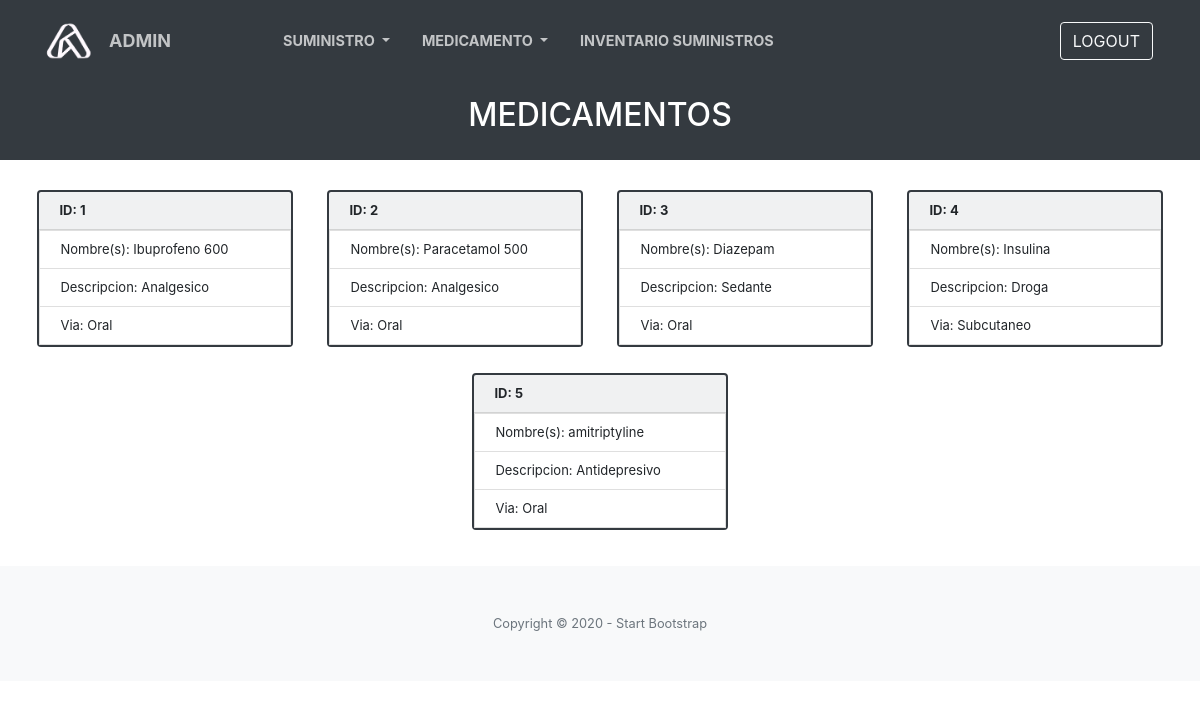
The page /ver_medicina.php on the database its author committed.
### tables this page shows
create table Medicina(
ID smallint not null auto_increment,
Nombre char(30) not null,
Descripcion char(30),
Via char(20),
Existencia smallint not null,
primary key (ID)
);

### public_html/ver_medicina.php (the view, shortened to what this page needs)
<?php
include('db.php');
?>
<!DOCTYPE html>
<html lang="en">
<head>
    <link rel="stylesheet" href="css/style.css">
    <link href="css/styles.css" rel="stylesheet" />
</head>
<body>
    <nav class="navbar navbar-expand-lg navbar-light fixed-top py-3 ml-2" id="mainNav">
        <div class="container ml-1">
            <a class="navbar-brand js-scroll-trigger" href="index.php"><img src="img/logo5.png" class="logo" id="logo" alt=""></a>
            <a class="navbar-brand js-scroll-trigger mr-5" href="inicio_admin.php" style="font-size: 18px;">ADMIN</a>
            <div class="collapse navbar-collapse ml-5" id="navbarResponsive">
                <ul class="navbar-nav nav justify-content-center mr-5">
                    <li class="nav-item dropdown show">
                        <a class="nav-link js-scroll-trigger dropdown-toggle" href="#" role="button" id="dropdownMenuLink" data-toggle="dropdown" aria-haspopup="true" aria-expanded="false">
                            SUMINISTRO
                        </a>
                    </li>
                    <li class="nav-item dropdown show">
                        <a class="nav-link js-scroll-trigger dropdown-toggle" href="#" role="button" id="dropdownMenuLink" data-toggle="dropdown" aria-haspopup="true" aria-expanded="false">
                            MEDICAMENTO
                        </a>
                    </li>
                    <li class="nav-item">
                        <a class="nav-link js-scroll-trigger" href="ver_inve.php" role="button">INVENTARIO SUMINISTROS</a>
                    </li>
                </ul>
            </div>
          <a class="btn btn-outline-light" href="logout.php"><span class="glyphicon glyphicon-log-in"></span> LOGOUT</a>
        </div>
    </nav>
    <section class="bg-dark text-white h-20 " style="height:20%;">
        <div class="container text-center pt-5">
            <h2 class="mb-2 pt-5">MEDICAMENTOS</h2>
        </div>
    </section>
    <section class="characteristics" style="line-height: 1;">
        <section class="characteristics__container">
            <?php
            $result = mysqli_query($con, "SELECT * FROM `medicina`");
            while ($row = mysqli_fetch_assoc($result)) {
            ?>
                <article class="characteristics__item; card bg-light mb-3 border-dark">
                    <ul class="list-group list-group-flush">
                        <form method='post' action=''>
                            <div class="card-header font-weight-bold">
                                ID: <?php echo $row['ID']; ?>
                            </div>
                            <li class="list-group-item">
                                Nombre(s): <?php echo $row['Nombre']; ?>
                            </li>
                            <li class="list-group-item">
                                Descripcion: <?php echo $row['Descripcion']; ?>
                            </li>
                            <li class="list-group-item">
                                Via: <?php echo $row['Via']; ?>
                            </li>
                        </form>
                    </ul>
                </article>
            <?php }
            ?>
        </section>
    </section>
    <footer class="bg-light py-5">
        <div class="container">
            <div class="small text-center text-muted">Copyright © 2020 - Start Bootstrap</div>
        </div>
    </footer>
</body>
</html>

### public_html/css/style.css (style rules this page uses)
.characteristics { padding: 20px 20px; text-align: left; font-size: 13px; line-height: 1; }
.characteristics .characteristics__container { display: flex; flex-wrap: wrap; justify-content: space-around; }
.characteristics .card { flex: 0 0 22%; margin: 10px; border: 2px solid; padding: 0; text-decoration: 1; }
.list-group-item { inline-size: 2; }
body { line-height: 1; }
#logo { width: 50px; }

### rows shown on the page
medicina: ID "1", Nombre "Ibuprofeno 600", Descripcion "Analgesico", Via "Oral"
medicina: ID "2", Nombre "Paracetamol 500", Descripcion "Analgesico", Via "Oral"
medicina: ID "3", Nombre "Diazepam", Descripcion "Sedante", Via "Oral"
medicina: ID "4", Nombre "Insulina", Descripcion "Droga", Via "Subcutaneo"
medicina: ID "5", Nombre "amitriptyline", Descripcion "Antidepresivo", Via "Oral"
